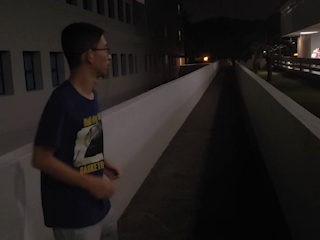
#> input picture frame 10 of Ass2_HAR/data/validate/183.mp4, 320 x 240 px, given in place of Sit_2_4.mp4, which was not available
$ python visual_enhance.py
#> lines starting #> are read from the running program, lines starting #| are printed output that depends on the picture; pictures that were not available may be replaced by others from this repository, and a replacement may not be noted
import cv2
import matplotlib.pyplot as plt

# Define the path to the video file
video_path = 'data/train/Sit/Sit_2_4.mp4'

# Define the image enhancement function
def enhance_image_histogram_equalization(image):
    # Convert to grayscale for histogram equalization
    gray = cv2.cvtColor(image, cv2.COLOR_BGR2GRAY)
    # Apply histogram equalization
    enhanced = cv2.equalizeHist(gray)
    # Convert back to BGR
    enhanced_bgr = cv2.cvtColor(enhanced, cv2.COLOR_GRAY2BGR)
    return enhanced_bgr

def extract_and_compare_frames_custom(video_path, frame_indices):
#> called with video_path = 'data/train/Sit/Sit_2_4.mp4'
    cap = cv2.VideoCapture(video_path)
    total_frames = int(cap.get(cv2.CAP_PROP_FRAME_COUNT))
    comparison_images = []

    for idx in frame_indices:
        if idx < total_frames:
            cap.set(cv2.CAP_PROP_POS_FRAMES, idx)
            ret, frame = cap.read()
            if ret:
                enhanced_frame = enhance_image_histogram_equalization(frame)
                comparison_images.append((frame, enhanced_frame))
        else:
            print(f"Frame index {idx} is out of range. Total frames: {total_frames}")
#> this loop made 3 passes
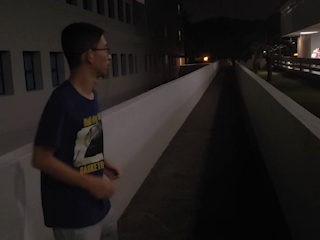
#> input picture frame 10 of Ass2_HAR/data/validate/183.mp4, 320 x 240 px, given in place of Sit_2_4.mp4, which was not available
#> pass 1, in enhance_image_histogram_equalization, `enhanced = cv2.equalizeHist(gray)`:
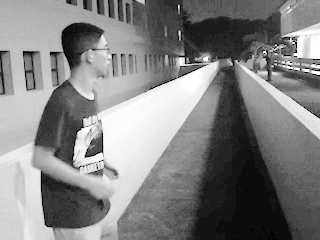
#> enhanced: shape (240, 320); min 0, max 255, mean 129.8
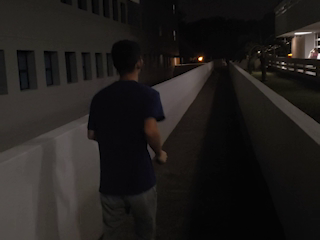
#> input picture frame 33 of Ass2_HAR/data/validate/183.mp4, 320 x 240 px, given in place of Sit_2_4.mp4, which was not available
#> after the loop:
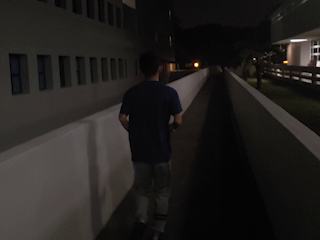
#> frame: shape (240, 320, 3); mean B, G, R 29.8, 31.8, 34.6
#> after the loop, comparison_images = 3 items

    cap.release()
    return comparison_images

# Update frame indices as needed
frame_indices = [10, 33, 60]  # Adjust these indices as necessary

# Extract and compare frames
comparison_images_custom = extract_and_compare_frames_custom(video_path, frame_indices)
#> comparison_images_custom = 3 items

# Check if we have valid comparison images
if comparison_images_custom:
    # Plotting the images for comparison
    fig, axs = plt.subplots(len(comparison_images_custom), 2, figsize=(10, len(comparison_images_custom) * 5))

    for i, (original, enhanced) in enumerate(comparison_images_custom):
        axs[i, 0].imshow(cv2.cvtColor(original, cv2.COLOR_BGR2RGB))
        axs[i, 0].set_title(f"Original Frame at index {frame_indices[i]}")
        axs[i, 0].axis('off')

        axs[i, 1].imshow(cv2.cvtColor(enhanced, cv2.COLOR_BGR2RGB))
        axs[i, 1].set_title(f"Enhanced Frame at index {frame_indices[i]}")
        axs[i, 1].axis('off')

    plt.tight_layout()
    plt.savefig('pics/enhance_sit_2_4.png')
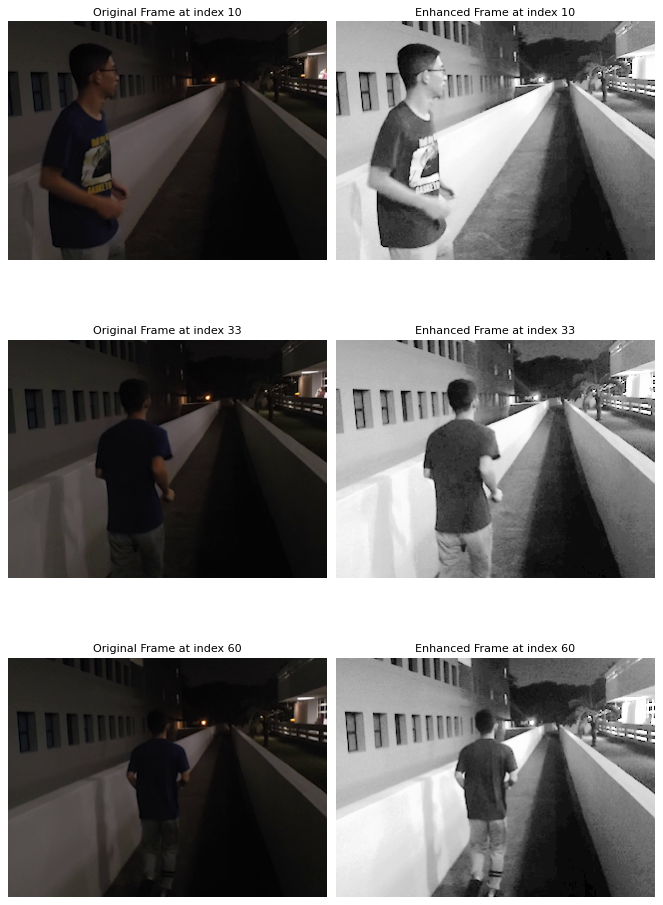
#> figure drawn by matplotlib, 6 panels

else:
    print("No valid frames were found for comparison.")

$ run again, starting later in the video
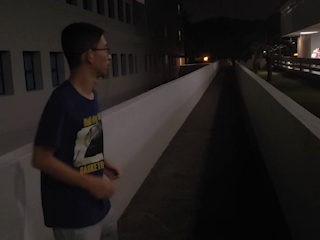
#> input picture frame 10 of Ass2_HAR/data/validate/183.mp4, 320 x 240 px, given in place of Sit_2_4.mp4, which was not available
#> the loop in extract_and_compare_frames_custom, `for idx in frame_indices:` made 3 passes
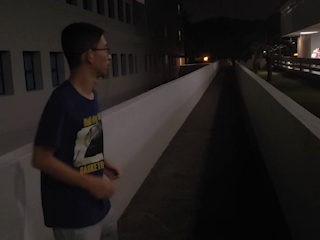
#> input picture frame 10 of Ass2_HAR/data/validate/183.mp4, 320 x 240 px, given in place of Sit_2_4.mp4, which was not available
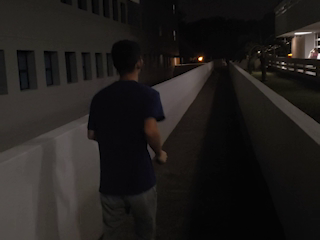
#> input picture frame 33 of Ass2_HAR/data/validate/183.mp4, 320 x 240 px, given in place of Sit_2_4.mp4, which was not available
#> after the loop in extract_and_compare_frames_custom, `for idx in frame_indices:`: comparison_images = 3 items
#> the loop `for i, (original, enhanced) in enumerate(comparison_images_custom):` made 3 passes

$ run again, starting later in the video
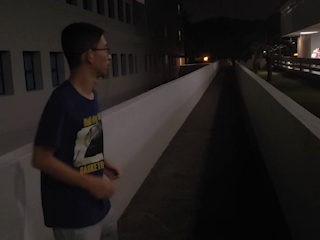
#> input picture frame 10 of Ass2_HAR/data/validate/183.mp4, 320 x 240 px, given in place of Sit_2_4.mp4, which was not available
#> the loop in extract_and_compare_frames_custom, `for idx in frame_indices:` made 3 passes
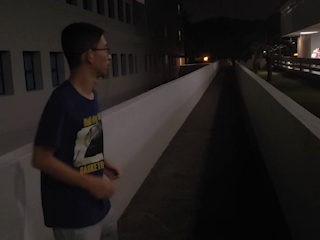
#> input picture frame 10 of Ass2_HAR/data/validate/183.mp4, 320 x 240 px, given in place of Sit_2_4.mp4, which was not available
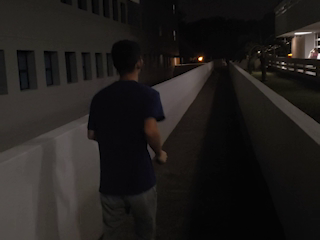
#> input picture frame 33 of Ass2_HAR/data/validate/183.mp4, 320 x 240 px, given in place of Sit_2_4.mp4, which was not available
#> after the loop in extract_and_compare_frames_custom, `for idx in frame_indices:`: comparison_images = 3 items
#> the loop `for i, (original, enhanced) in enumerate(comparison_images_custom):` made 3 passes
